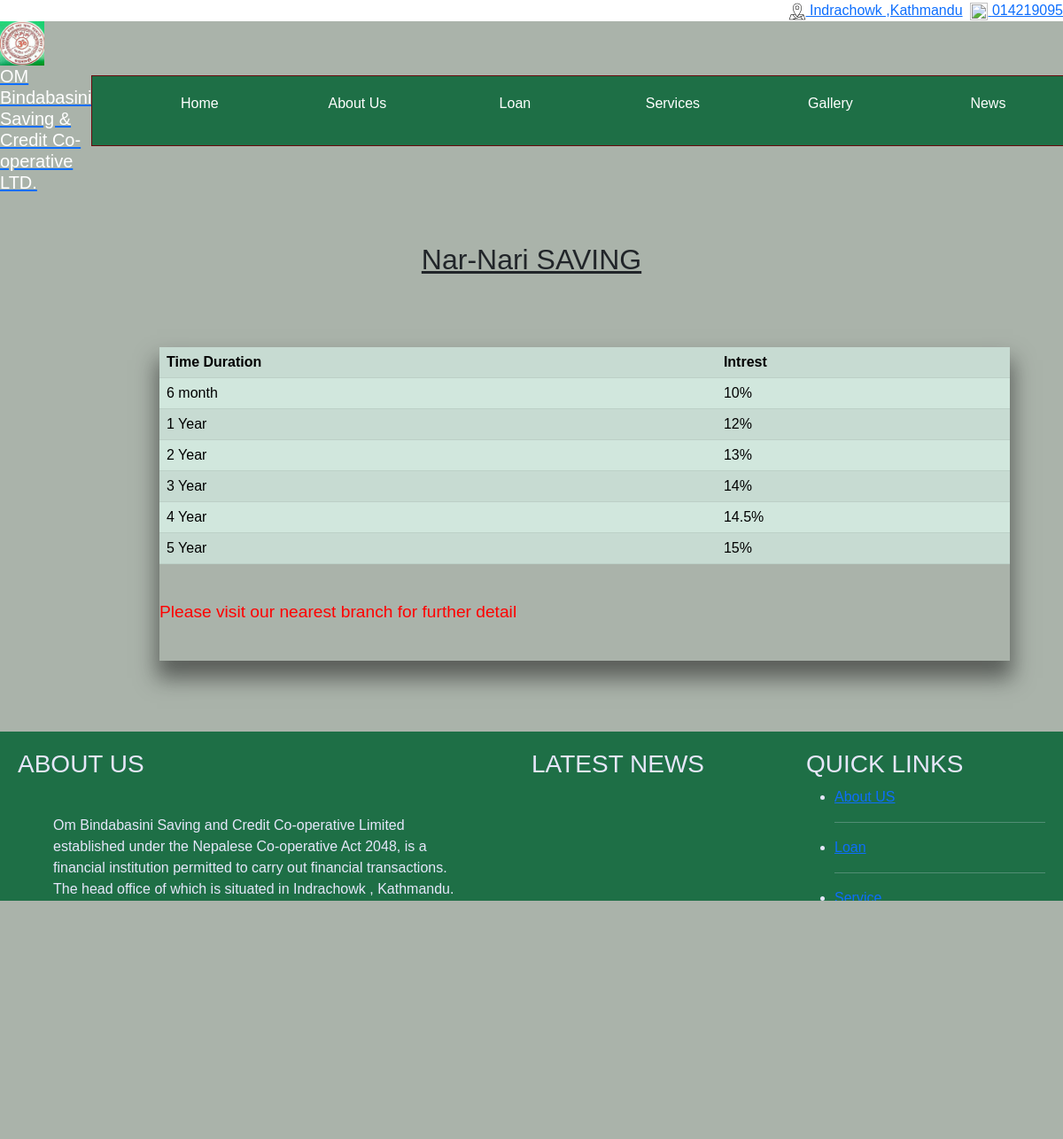
The page /awadhi.php on the database its author committed.
### tables this page shows
CREATE TABLE `time_duration_bachat` (
  `id` int(11) NOT NULL,
  `time` varchar(10) DEFAULT NULL,
  `intrest` varchar(6) DEFAULT NULL
);

CREATE TABLE `aboutus` (
  `Ab_id` int(11) NOT NULL,
  `Ab_title` varchar(50) DEFAULT NULL,
  `Ab_content` varchar(1000) DEFAULT NULL,
  `Ab_img` blob DEFAULT NULL
);

### awadhi.php (the view, shortened to what this page needs)
<html>
    <head>
        <link href="https://cdn.jsdelivr.net/npm/bootstrap@5.1.1/dist/css/bootstrap.min.css" rel="stylesheet">
	<link rel="stylesheet" href="css/style.css">
</head>
<body>
    <?php include('portion/menu.php'); ?>
    <br><br>
    <u><h2 align=center>Nar-Nari SAVING</h2></u>
    <div class="about-sec-tb">
    <table class="table table-success table-striped">
  <tr>
      <th>Time Duration</th>
      <th>Intrest</th>
  </tr>
    <?php
$con = mysqli_connect('localhost','root','') or die(mysqli_error($con));
mysqli_select_db($con,'finance') or die(mysqli_error($con));
$query = "SELECT * FROM time_duration_bachat";
$result = mysqli_query($con,$query)or die(mysqli_error($con));
while ($arr = mysqli_fetch_array($result,MYSQLI_ASSOC)) {
    ?>
    <tr>
      <td><?php echo $arr['time']; ?></td>
      <td><?php echo $arr['intrest']; }?></td>
  </tr>
</table>
<br>
<p style="color:red; font-size:120%">Please visit our nearest branch for further detail</p>
<br>
</div>
    <?php include('portion/footer.php'); ?>
</body>
</html>

### portion/footer.php (shortened to what this page needs)
<div class="container-footer-here">
    <div name="ContactUs" class="contact">
        <h3 class="heading">ABOUT US</h3>
        <div class="aboutus-footer">
            <?php
            $con = mysqli_connect('localhost', 'root', '') or die(mysqli_error($con));
            mysqli_select_db($con, 'finance') or die(mysqli_error($con));
            $query = "SELECT * FROM aboutus where Ab_title='Introduction'";
            $result = mysqli_query($con, $query) or die(mysqli_error($con));
            $arr = mysqli_fetch_array($result, MYSQLI_ASSOC);
            ?>
            <div class="about-intro-sec">
                <?php echo $arr['Ab_content'];  ?>
            </div>
        </div>
    </div>
    <div name="blogs" class="blog">
        <h3 class="heading">LATEST NEWS</h3>
    </div>
    <div name="blogs" class="link">
        <h3 class="heading">QUICK LINKS</h3>
        <ul>
            <li><a href="aboutus.php">About US</a></li>
            <hr>
            <li><a href="loan.php">Loan</a></li>
            <hr>
            <li><a href="365days.php">Service</a></li>
            <hr>
            <li><a href="">Gallery</a></li>
            <hr>
            <li><a href="">News</a></li>
            <hr>
        </ul>
    </div>
</div>
<div name="main_footer" class="footer-rt d-flex  align-items-center  justify-content-around">
    <p style="float: right">Templates by OS Templates</p>
    <p>Copyright@2013 Domain Name All rights Reserved.</p>
</div>

### css/style.css (style rules this page uses)
* { padding: 0; margin: 0; }
body { background-color:#aab3aa ; box-sizing: border-box; font-family: sans-serif; }
.container-footer-here { display: flex; background-color: #1e6f46; color: lavender; }
.container-footer-here div { padding: 10px; margin: 10px; }
.link { flex: 1; }
.blog { flex: 1; }
.contact { flex: 2; }
.footer-rt { background-color:#1e6f46; width: 100%; border: 1px solid #690a0e; color: wheat; }
.about-sec-tb { margin-top: 10vh; margin-left: 22.5vh; margin-bottom: 10vh; border: 1px black; width: 80%; -webkit-box-shadow: 0px 17px 23px 3px rgba(26,25,25,0.55); -moz-box-shadow: 0px 17px 23px 3px rgba(26,25,25,0.55); box-shadow: 0px 17px 23px 3px rgba(26,25,25,0.55); }

### rows shown on the page
time_duration_bachat: time "6 month", intrest "10%"
time_duration_bachat: time "1 Year", intrest "12%"
time_duration_bachat: time "2 Year", intrest "13%"
time_duration_bachat: time "3 Year", intrest "14%"
time_duration_bachat: time "4 Year", intrest "14.5%"
time_duration_bachat: time "5 Year", intrest "15%"
aboutus: Ab_content "Om Bindabasini Saving and Credit Co-operative Limited established under the Nepalese Co-operative Act 2048, is a financial institution permitted to carry out financial transactions. The head office of which is situated in Indrachowk , Kathmandu. This institution is managed by hilly skilled personnel who have involved in different financial sector over the country. The aim of the institution is to provide attractive interest rates to the collected principle and provide loans to honest professionals and entrepreneurs to promote their business, making them capable and independent in competitive financial environment with the motto of “My Trust, My Future And…My Secured saving”."
